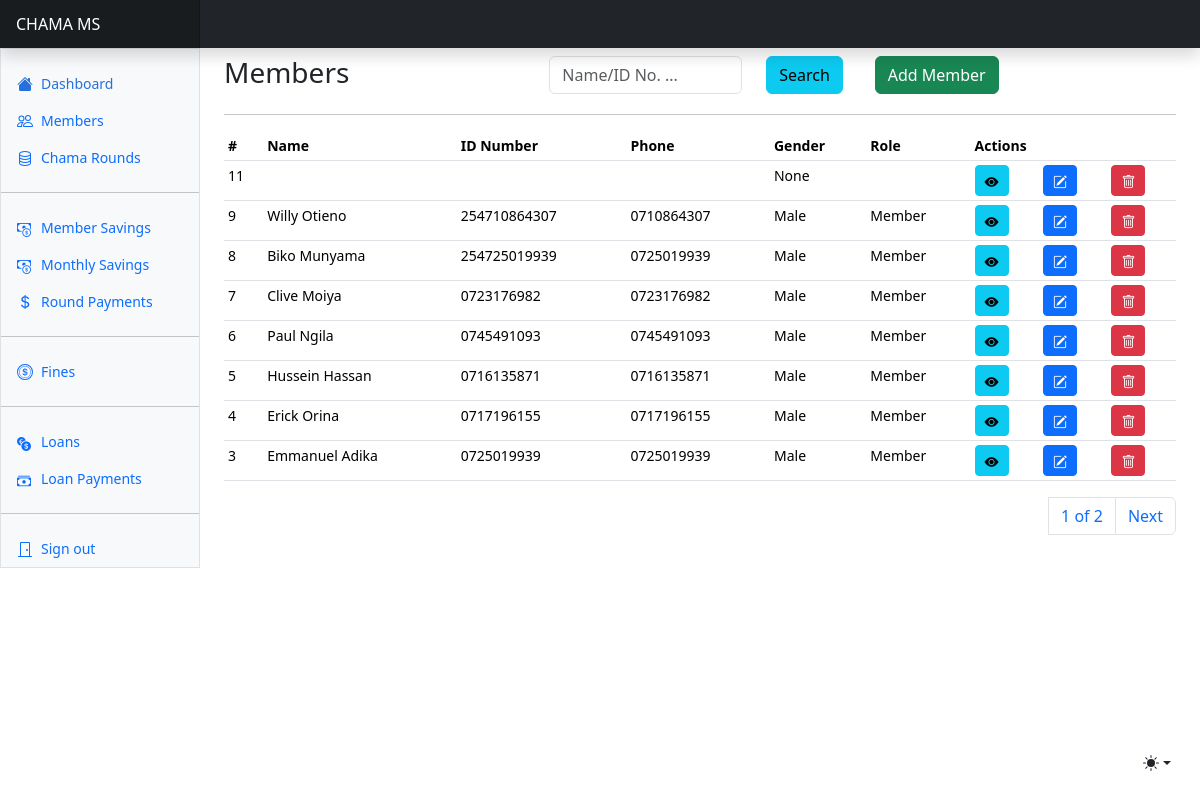
/users/members/ (signed in), run on the app's committed database.
### users/models.py (models this page shows, shortened)
class User(AbstractUser, AbstractBaseModel):
    role = models.CharField(max_length=255, choices=USER_ROLES)
    id_number = models.CharField(max_length=255)
    phone_number = models.CharField(max_length=255)
    gender = models.CharField(max_length=255, null=True, blank=True)
    date_joined = models.DateField(null=True)
    address = models.CharField(max_length=255, null=True, blank=True)
    city = models.CharField(max_length=255, null=True)
    county = models.CharField(max_length=255, null=True, blank=True)
    country = models.CharField(max_length=255, null=True, blank=True)
    round_number = models.IntegerField(default=0, null=True, blank=True)
    @property
    def total_savings(self):
        return sum(self.membersavings.all().values_list("amount_saved", flat=True))
    @property
    def total_fines(self):
        return sum(self.memberfines.all().values_list("amount_fined", flat=True))
    @property
    def total_loans(self):
        return sum(self.memberloans.all().values_list("amount_awarded", flat=True))

### users/views.py (the view, shortened to what this page needs)
# urls.py: path("members/", members, name="members"),
@login_required(login_url="/users/login/")
def members(request):
    members = User.objects.all().order_by("-created")
    paginator = Paginator(members, 8)
    page_number = request.GET.get("page")
    page_obj = paginator.get_page(page_number)
    context = {"page_obj": page_obj}
    return render(request, "members/members.html", context)

### templates/members/members.html (shortened to what this page needs)
{% extends "base.html" %}
{% block content %}
<div class="row mt-2">
    <div class="col">
        <h3>Members</h3>
    </div>
    <div class="col">
      <form method="POST">
          <div class="row">
            <div class="col-8">
              <input type="text" class="form-control" name="search_text" id="search_text" placeholder="Name/ID No. ...">
            </div>
            <div class="col-4">
              <button class="btn btn-info">Search</button>
            </div>
          </div>
      </form>
    </div>
    <div class="col">
        <a class="btn btn-success" data-bs-toggle="modal" data-bs-target="#newMemberModal">Add Member</a>
    </div>
</div>
<hr/>
      <div class="table-responsive small">
        <table class="table table-sm">
          <thead>
            <tr>
              <th scope="col">#</th>
              <th scope="col">Name</th>
              <th scope="col">ID Number</th>
              <th scope="col">Phone</th>
              <th scope="col">Gender</th>
              <th scope="col">Role</th>
              <th scope="col" colspan="3">Actions</th>
            </tr>
          </thead>
          <tbody>
            {% for member in page_obj %}
            <tr>
              <td>{{member.id}}</td>
              <td>{{member.first_name}} {{member.last_name}}</td>
              <td>{{member.id_number}}</td>
              <td>{{member.phone_number}}</td>
              <td>{{member.gender}}</td>
              <td>{{member.role}}</td>
              <td>
                <a data-bs-toggle="modal" data-bs-target="#memberDetailsModal{{ member.id }}" class="btn btn-info btn-sm">
                  <i class="bi bi-eye-fill"></i></a>
              </td>
              <td><a class="btn btn-primary btn-sm" data-bs-toggle="modal" data-bs-target="#editMemberModal{{ member.id }}">
                <i class="bi bi-pencil-square"></i>
              </a></td>
              <td><a class="btn btn-danger btn-sm" data-bs-toggle="modal" data-bs-target="#deleteMemberModal{{ member.id }}">
                <i class="bi bi-trash"></i>
              </a></td>
            </tr>
            {% endfor %}
          </tbody>
        </table>
        <div>
          <nav aria-label="Page navigation example">
            <ul class="pagination justify-content-end">
              <a class="page-link" href="#">{{ page_obj.number }} of {{ page_obj.paginator.num_pages }}</a>
              {% if page_obj.has_next %}
              <li class="page-item"><a class="page-link" href="?page={{ page_obj.next_page_number }}">Next</a></li>
              {% endif %}
            </ul>
          </nav>
        </div>
      </div>
{% endblock content %}

### static/dashboard.css (style rules this page uses)
.bi { display: inline-block; width: 1rem; height: 1rem; }

### templates/base.html (style rules this page uses)
.bi { vertical-align: -.125em; fill: currentColor; }

### data on the page
User: id "11", gender "None"
User: id "9", first_name "Willy", last_name "Otieno", id_number "254710864307", phone_number "0710864307", gender "Male", role "Member"
User: id "8", first_name "Biko", last_name "Munyama", id_number "254725019939", phone_number "0725019939", gender "Male", role "Member"
User: id "7", first_name "Clive", last_name "Moiya", id_number "0723176982", phone_number "0723176982", gender "Male", role "Member"
User: id "6", first_name "Paul", last_name "Ngila", id_number "0745491093", phone_number "0745491093", gender "Male", role "Member"
User: id "5", first_name "Hussein", last_name "Hassan", id_number "0716135871", phone_number "0716135871", gender "Male", role "Member"
User: id "4", first_name "Erick", last_name "Orina", id_number "0717196155", phone_number "0717196155", gender "Male", role "Member"
User: id "3", first_name "Emmanuel", last_name "Adika", id_number "0725019939", phone_number "0725019939", gender "Male", role "Member"

### other printed values
{{ page_obj.number }} "1"
{{ page_obj.paginator.num_pages }} "2"
